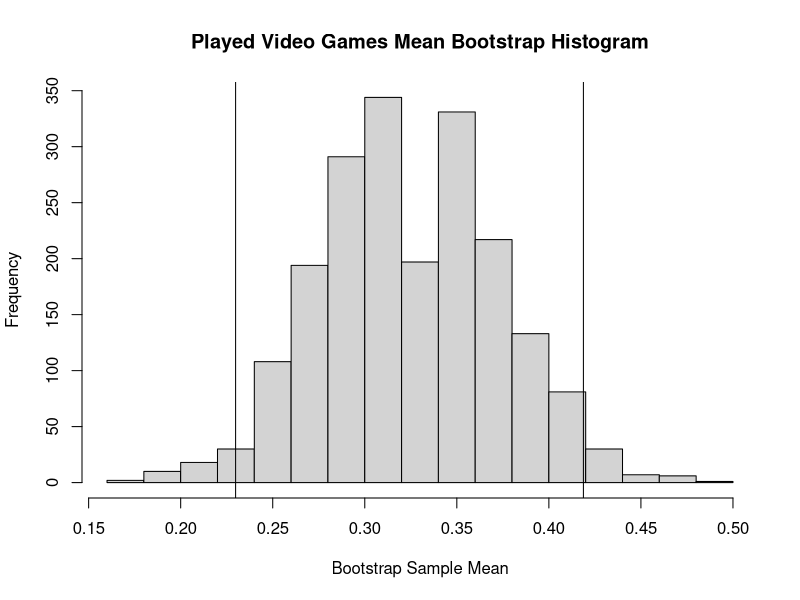
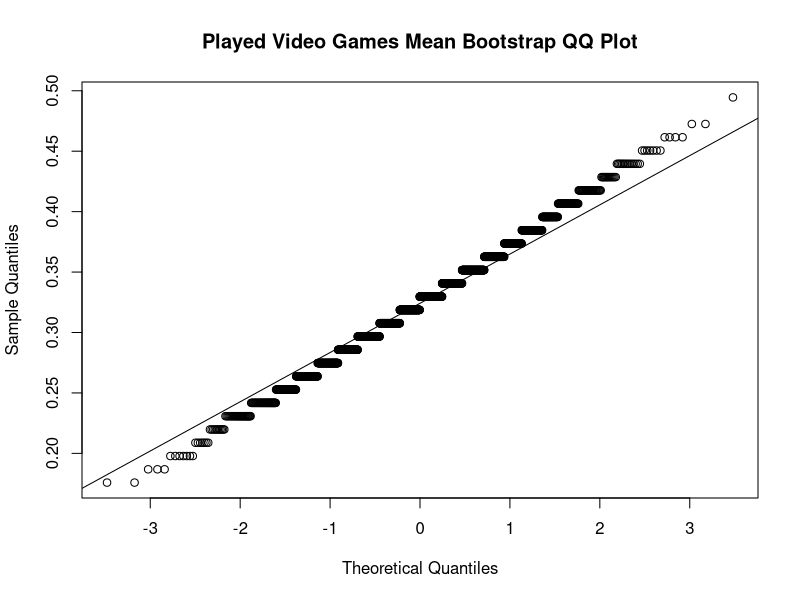
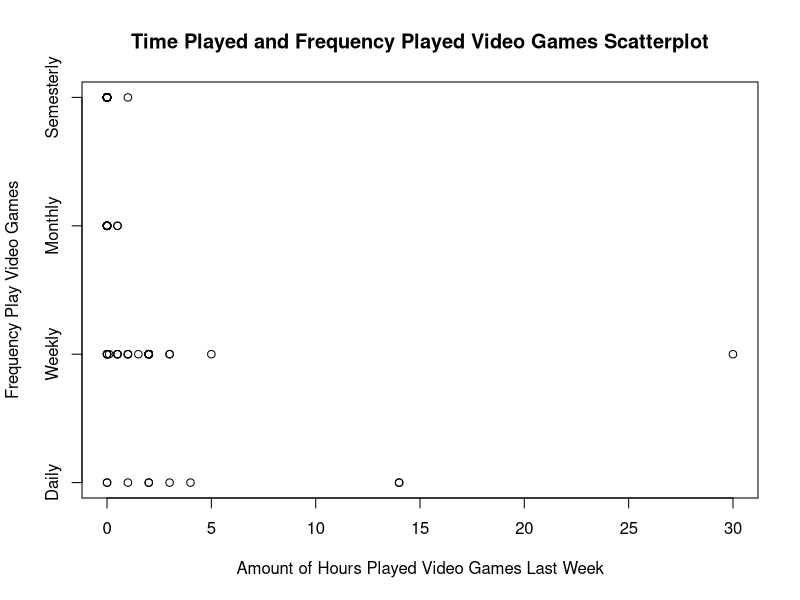
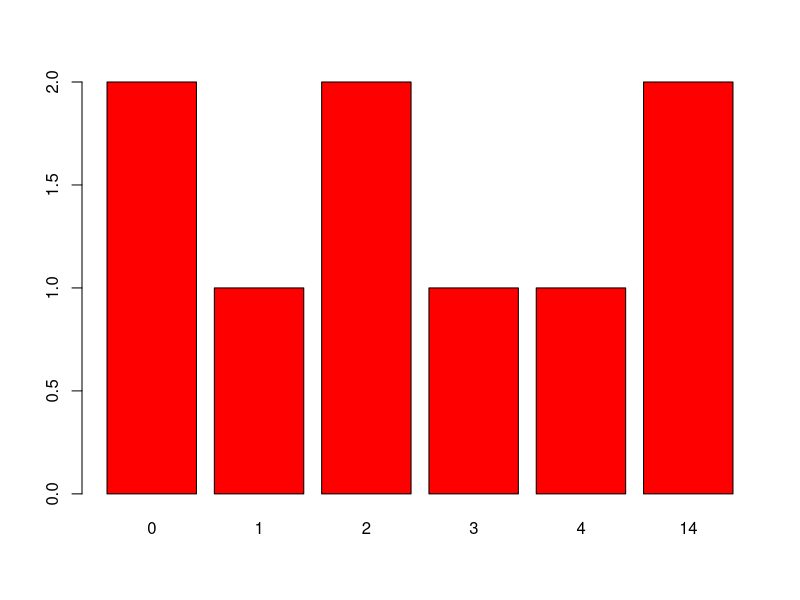
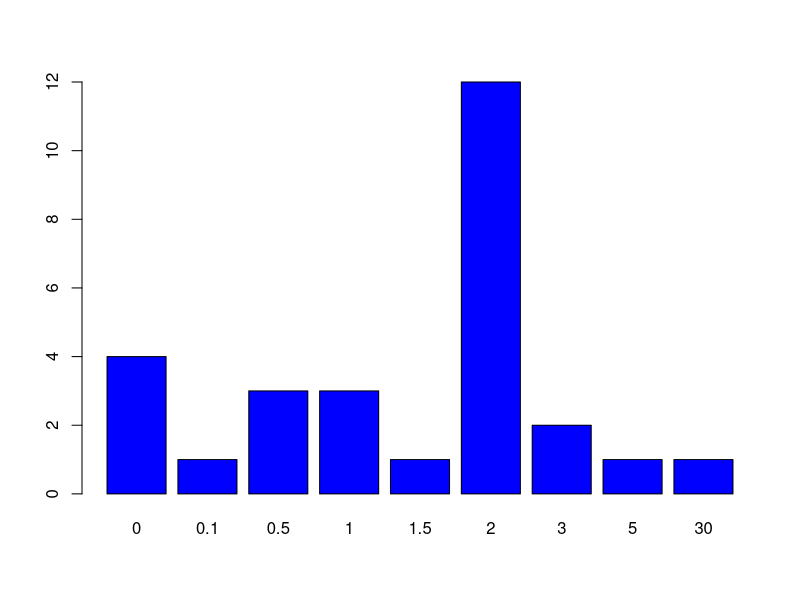
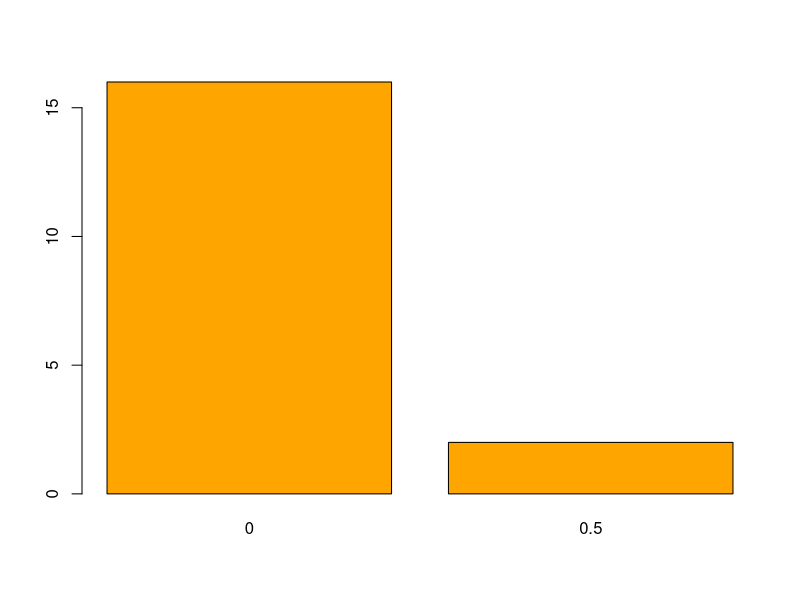
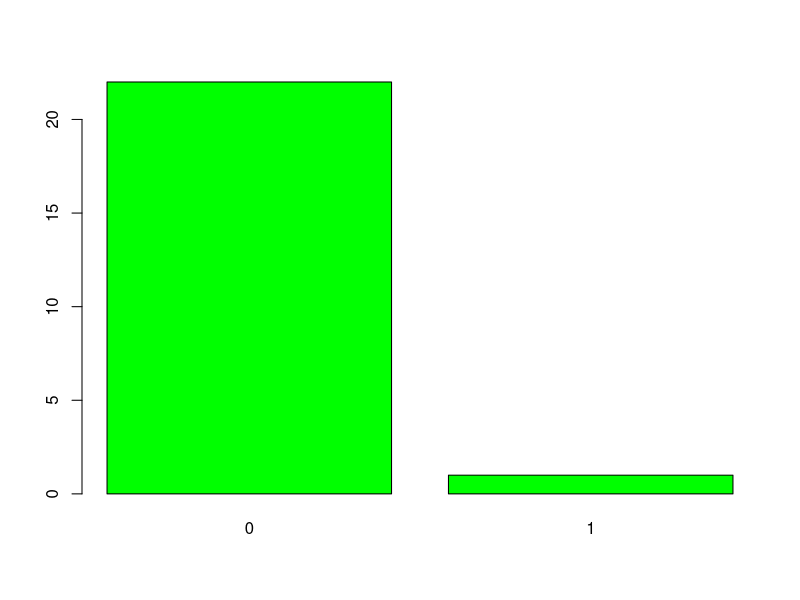
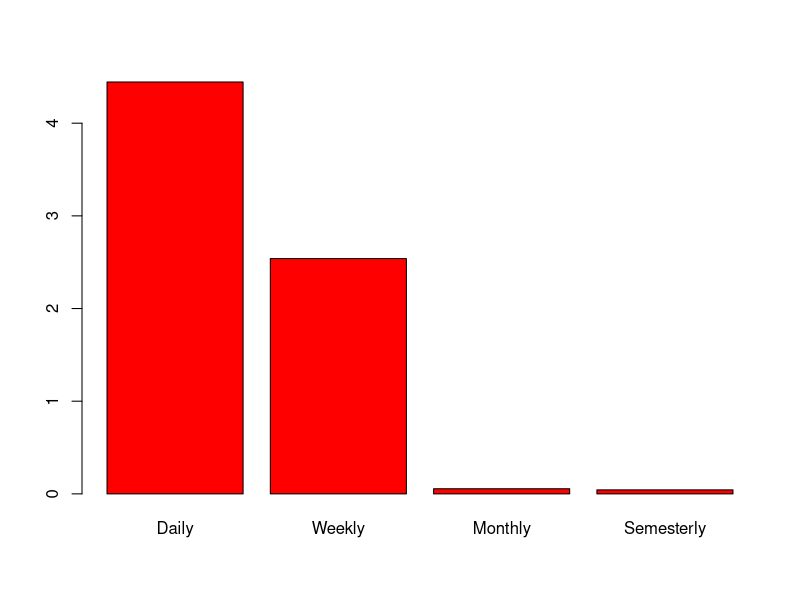

Source code (R) for these figures, in order: (Note: this script raises an error after producing the figures.)
## ---- chunk 1
# Read in the csv file 
video_df <- read.csv('data/video_fixed.csv')
# removes the last row (all NA values)
video_df <- video_df[-nrow(video_df),]
video_df
## ---- chunk 2
# Clean video multiple df
#read in csv file
video_multiple_df <- read.csv('data/video_multiple_fixed.csv')
#sets first row as col names
colnames(video_multiple_df) <- video_multiple_df[1,]
#removes the first row
video_multiple_df <- video_multiple_df[-1, ] 
video_multiple_df
## ---- chunk 3
# Clean video_df
video_df$like[video_df$like==99] <- NA
video_df$where[video_df$where==99] <- NA
video_df$freq[video_df$freq==99] <- NA
video_df$busy[video_df$busy==99] <- NA
video_df$educ[video_df$educ==99] <- NA
video_df$math[video_df$math==99] <- NA
video_df$work[video_df$work==99] <- NA
video_df$cdrom[video_df$cdrom==99] <- NA
## ---- chunk 4
#SCENARIO 1
played.videogames <- video_df$time
played.videogames[played.videogames > 0] <- 1
played.mean <-mean(played.videogames)
#showing mean of binary variable is equivalent to (#ofstudentsthatplayed)/(#ofstudents) 
played <- as.double(table(played.videogames[played.videogames==1]))
played/91==played.mean
#Confidence interval for discrete var "played.videogames" with finite population correction
width <- 1.96 * sqrt(played.mean*(1-played.mean)*(314-91)/((91-1)*314))
int.played <- c(played.mean - width, played.mean + width)
int.played
#BOOTSTRAPPING
n <- 91
N = 314
ind.boot <- sample.int(n, size=N, replace=TRUE)
boot.played.videogames <- played.videogames[ind.boot]
B <- 2000
boot.played.videogames.mean <- rep(NA, B)
for(i in 1:B) {
        ind <- sample.int(N, size=n, replace=TRUE)
        boot <- boot.played.videogames[ind]
        boot.played.videogames.mean[i] <- mean(boot)
}


# Fraction of kids that played video games the week before the test
sample.mean <- mean(played.videogames)
sample.mean
# Estimate of fraction of kids that played vgs before the test using bootstrap
bootstrap.mean <- mean(boot.played.videogames.mean)
bootstrap.mean
# Confidence Interval (Bootstrap Sample Means)
boot.played.videogames.sd <- sd(boot.played.videogames.mean)
boot.played.videogames.sd

boot.played.videogames.ci <- c(bootstrap.mean - 1.96*boot.played.videogames.sd, bootstrap.mean + 1.96*boot.played.videogames.sd)
# Confidence Interval = 95% (Where z = 1.96)
boot.played.videogames.ci

# 0.025-quantile and 0.975 quantile of the bootstrap sample means (Interval Estimate)
boot.played.videogames.qqi <- c(quantile(bootstrap.mean, 0.025), quantile(bootstrap.mean, 0.975))
boot.played.videogames.qqi

# Check Normality by  Kolmogorov-Smirnov test [Lab 3]
# ks.test((boot.mean - mean(boot.mean))/sd(boot.mean), pnorm)
ks.test(((boot.played.videogames.mean - bootstrap.mean)/boot.played.videogames.sd), pnorm)

# Create directory to save graphs 
dir.create(file.path("graphs"), showWarnings = FALSE)


# Histrogram Plot Generation
hist(boot.played.videogames.mean, main="Played Video Games Mean Bootstrap Histogram", xlab="Bootstrap Sample Mean")
# add lines for bootsrap CI
abline(v=boot.played.videogames.ci[1])
abline(v=boot.played.videogames.ci[2])
dev.copy(png,'graphs/scen1histogram.png')
dev.off()
# QQ Plot Generations
qqnorm(boot.played.videogames.mean, main="Played Video Games Mean Bootstrap QQ Plot")
qqline(boot.played.videogames.mean)
dev.copy(png,'graphs/scen1qqline.png')
dev.off()
## ---- chunk 5
#SCENARIO 2
# video_df$freq[video_df$freq==99] <- NA
# col=brewer.pal(n = 3, name = "RdBu")
video_df


plot(video_df$time, video_df$freq, main="Time Played and Frequency Played Video Games Scatterplot", 
        xlab="Amount of Hours Played Video Games Last Week", ylab="Frequency Play Video Games", yaxt="n")
axis(2, at=1:4, labels=list("Daily", "Weekly", "Monthly", "Semesterly"))
dev.copy(png,'graphs/scen2scatter.png')
dev.off()

cor(video_df$time, video_df$freq, use = "complete.obs")

## Too low to mean anything
## result of bias to the data as asked about playing video games the week before a midterm. 



#barplots to show sample distrubitions of hours played last week grouped by frequency played games
#Axis names needed!!!
barplot(with(video_df, table(freq[video_df$freq==1], time[video_df$freq==1])), col="red")
barplot(with(video_df, table(freq[video_df$freq==2], time[video_df$freq==2])), col="blue")
barplot(with(video_df, table(freq[video_df$freq==3], time[video_df$freq==3])), col="orange")
barplot(with(video_df, table(freq[video_df$freq==4], time[video_df$freq==4])), col="green",)

time.means.by.freq <- matrix(c(mean(video_df$time[video_df$freq==1], na.rm=TRUE),
        mean(video_df$time[video_df$freq==2], na.rm=TRUE),
        mean(video_df$time[video_df$freq==3], na.rm=TRUE),
        mean(video_df$time[video_df$freq==4], na.rm=TRUE)),
        ncol=4,byrow=TRUE)
colnames(time.means.by.freq) <- c("Daily", "Weekly", "Monthly", "Semesterly")
rownames(time.means.by.freq) <- c("Mean Time Played")
time.means.by.freq <- as.table(time.means.by.freq)
time.means.by.freq
barplot(time.means.by.freq, col=c("red", "blue", "orange", "green"))
# FIX COLORS
# ADD MEAN NUMBERS ON TOP
# text(x,y+2,labels=as.character(y))
## ---- chunk 6
#SCENARIO 3
#point estimate for mean of time 
mean.time <- mean(video_df$time)
mean.time
#constructing confidence interval for mean of time, continuous variable 
width <- 1.96 *sd(video_df$time)* sqrt((314-91)/((91)*314))
int.time <- c(mean.time - width, mean.time + width)
int.time
#Distribution of time
hist(video_df$time,breaks = 20, probability = TRUE, density = 40, col = 7, border = 3)
lines(density(video_df$time, adjust = 2),lwd=2, col = 2)
qqnorm(video_df$time)
qqline(video_df$time,lwd=2, col=2)
#constructing bootstrap estimate
#creating bootstrap population
ind.boot <- sample.int(91, size=314, replace=TRUE)
time.boot <- video_df$time[ind.boot]
#generating bootstrap sample means
B <- 2000
boot.sample.mean <- rep(NA, B)
for(i in 1:B){
  ind <- sample.int(314, size=91, replace=FALSE)
  boot <- time.boot[ind]
  boot.sample.mean[i] <- mean(boot)
}
#Distribution of bootstrap sample means 
hist(boot.sample.mean,breaks = 20, probability = TRUE, density = 40, col = 7, border = 3)
lines(density(boot.sample.mean, adjust = 2),lwd=2, col = 2)
qqnorm(boot.sample.mean)
qqline(boot.sample.mean,lwd=2, col=2)
#point estimate for mean from bootstrap 
time.mean.boot <- mean(boot.sample.mean)
time.mean.boot
#constructing confidence interval using bootstrap means
time.int.boot <- c(time.mean.boot - 1.96*sd(boot.sample.mean), time.mean.boot + 1.96*sd(boot.sample.mean))
time.int.boot

## ---- chunk 7
#SCENARIO 4
#creates variable "likesGame" which equals 1 if "like" != 1 or 5, 0 else (NA's remain) 
video_df['likesGame'] <- rep(NA, dim(video_df)[1])
for(i in 1:dim(video_df)[1]){
  like <- video_df[i, 'like']
  if(like==0 & !is.na(like) || like==5 & !is.na(like)){
    video_df[i, 'likesGame'] = 0
  }else if(is.na(like)){
    video_df[i, 'likesGame'] = NA
  }else{
    video_df[i, 'likesGame'] = 1
  }
}
#Finds mean of likesGames, indicating portion of students that at least somewhat like videogames
mean.likesGame <- mean(video_df$likesGame, na.rm = TRUE)
mean.likesGame
#Confidence interval for discrete var "likesGames" with finite population correction
width <- 1.96 * sqrt(mean.likesGame*(1-mean.likesGame)*(314-91)/((91-1)*314))
int.likesGame <- c(mean.likesGame - width, mean.likesGame + width)
int.likesGame
#instances of "relax" reason for playing video games
relax <- as.double(table(video_multiple_df$relax[video_multiple_df$relax==1]))
#instances of "grahics" reason for playing video games
graphics <- as.double(table(video_multiple_df$graphic[video_multiple_df$graphic==1]))
#instances of "master" reason for playing video games
master <- as.double(table(video_multiple_df$master[video_multiple_df$master==1]))
#instances of "bored" reason for playing video games
bored <- as.double(table(video_multiple_df$bored[video_multiple_df$bored==1]))
#instances of "challenge" reason for playing video games
challenge <- as.double(table(video_multiple_df$challenge[video_multiple_df$challenge==1]))
#instances of "coordination" reason for playing video games
coord <- as.double(table(video_multiple_df$coord[video_multiple_df$coord==1]))
#creates vector of each reason instance
reasons <- c(relax,graphics,master,bored,challenge,coord)
#attaches reason name to each instance sum
names(reasons) <- c("relax","graphics","master","bored","challenge","coord")
#sorted display of the reasons and summed instances
sort(reasons, decreasing = TRUE)

#Calculate mean of each discrete (binary) variable of interest
mean.relax <- mean(as.numeric(video_multiple_df$relax), na.rm = TRUE)
mean.graphic <- mean(as.numeric(video_multiple_df$graphic), na.rm = TRUE)
mean.master <- mean(as.numeric(video_multiple_df$master), na.rm = TRUE)
mean.bored <- mean(as.numeric(video_multiple_df$bored), na.rm = TRUE)
mean.challenge <- mean(as.numeric(video_multiple_df$challenge), na.rm = TRUE)
mean.coord <- mean(as.numeric(video_multiple_df$coord), na.rm = TRUE)
#Confidence intervals for above discrete vars  with finite population correction, adjusted for NAs:91->87
widthRelax <- 1.96 * sqrt(mean.relax*(1-mean.relax)*(314-87)/((87-1)*314))
int.relax <- c(mean.relax - widthRelax, mean.relax + widthRelax)
mean.relax
int.relax
widthGraphic <- 1.96 * sqrt(mean.graphic*(1-mean.graphic)*(314-87)/((87-1)*314))
int.graphic <- c(mean.graphic - widthGraphic, mean.graphic + widthGraphic)
mean.graphic
int.graphic
widthMaster <- 1.96 * sqrt(mean.master*(1-mean.master)*(314-87)/((87-1)*314))
int.master <- c(mean.master - widthMaster, mean.master + widthMaster)
mean.master
int.master
widthBored <- 1.96 * sqrt(mean.bored*(1-mean.bored)*(314-87)/((87-1)*314))
int.bored <- c(mean.bored - widthBored, mean.bored + widthBored)
mean.bored
int.bored
widthChallenge <- 1.96 * sqrt(mean.challenge*(1-mean.challenge)*(314-87)/((87-1)*314))
int.challenge <- c(mean.challenge - widthChallenge, mean.challenge + widthChallenge)
mean.challenge
int.challenge
widthCoord <- 1.96 * sqrt(mean.coord*(1-mean.coord)*(314-87)/((87-1)*314))
int.coord <- c(mean.coord - widthCoord, mean.coord + widthCoord)
mean.coord
int.coord

#Below we see find the most prominent reasons why students don't like vdgm.'s
#instances of "time" reason for not playing video games
time <- as.double(table(video_multiple_df$time[video_multiple_df$time==1]))
#instances of "frust" reason for playing video games
frust <- as.double(table(video_multiple_df$frust[video_multiple_df$frust==1]))
#instances of "lonely" reason for playing video games
lonely <- as.double(table(video_multiple_df$lonely[video_multiple_df$lonely==1]))
#instances of "rules" reason for playing video games
rules <- as.double(table(video_multiple_df$rules[video_multiple_df$rules==1]))
#instances of "cost" reason for playing video games
cost <- as.double(table(video_multiple_df$cost[video_multiple_df$cost==1]))
#instances of "boring" reason for playing video games
boring <- as.double(table(video_multiple_df$boring[video_multiple_df$boring==1]))
#instances of "friends don't play" reason for playing video games
friends <- as.double(table(video_multiple_df$friends[video_multiple_df$friends==1]))
#instances of "pointless" reason for playing video games
pointless <- as.double(table(video_multiple_df$point[video_multiple_df$point==1]))
#creates vector of each dislike reason instance
dislikeReasons <- c(time,frust,lonely,rules,cost,boring, friends,pointless)
#attaches reason name to each instance sum
names(dislikeReasons) <- c("time","frust","lonely","rules","cost","boring","friends","pointless")
#sorted display of the reasons and summed instances
sort(dislikeReasons, decreasing = TRUE)
#Calculate mean of each discrete (binary) variable of interest
mean.time <- mean(as.numeric(video_multiple_df$time), na.rm = TRUE)
mean.frust <- mean(as.numeric(video_multiple_df$frust), na.rm = TRUE)
mean.lonely <- mean(as.numeric(video_multiple_df$lonely), na.rm = TRUE)
mean.rules <- mean(as.numeric(video_multiple_df$rules), na.rm = TRUE)
mean.cost <- mean(as.numeric(video_multiple_df$cost), na.rm = TRUE)
mean.boring <- mean(as.numeric(video_multiple_df$boring), na.rm = TRUE)
mean.friends <- mean(as.numeric(video_multiple_df$friends), na.rm = TRUE)
mean.point <- mean(as.numeric(video_multiple_df$point), na.rm = TRUE)
#Confidence intervals for above discrete vars  with finite population correction
widthTime <- 1.96 * sqrt(mean.time*(1-mean.time)*(314-91)/((91-1)*314))
int.time <- c(mean.time - widthTime, mean.time + widthTime)
mean.time
int.time
widthFrust <- 1.96 * sqrt(mean.frust*(1-mean.frust)*(314-91)/((91-1)*314))
int.frust <- c(mean.frust - widthFrust, mean.frust + widthFrust)
mean.frust
int.frust
widthLonely <- 1.96 * sqrt(mean.lonely*(1-mean.lonely)*(314-91)/((91-1)*314))
int.lonely <- c(mean.lonely - widthLonely, mean.lonely + widthLonely)
mean.lonely
int.lonely
widthRules <- 1.96 * sqrt(mean.rules*(1-mean.rules)*(314-91)/((91-1)*314))
int.rules <- c(mean.rules - widthRules, mean.rules + widthRules)
mean.rules
int.rules
widthCost <- 1.96 * sqrt(mean.cost*(1-mean.cost)*(314-91)/((91-1)*314))
int.cost <- c(mean.cost - widthCost, mean.cost + widthCost)
mean.cost
int.cost
widthBoring <- 1.96 * sqrt(mean.boring*(1-mean.boring)*(314-91)/((91-1)*314))
int.boring <- c(mean.boring - widthBoring, mean.boring + widthBoring)
mean.boring
int.boring
widthFriends <- 1.96 * sqrt(mean.friends*(1-mean.friends)*(314-91)/((91-1)*314))
int.friends <- c(mean.friends - widthFriends, mean.friends + widthFriends)
mean.friends
int.friends
widthPoint <- 1.96 * sqrt(mean.point*(1-mean.point)*(314-91)/((91-1)*314))
int.point <- c(mean.point - widthPoint, mean.point + widthPoint)
mean.point
int.point

#Below is contsruction of regression tree (moved to scenario 5)
#create variable "works" where value of 1 indicates student worked during that week, 0 otherwise
#video_df$works <- ifelse(video_df$work>0,1,0)
#Creating regression tree for "likesGame" (requires "rpart" and "rpart.plot" packages)
#video_df.tree <- rpart(likesGame~grade+sex+educ+math+works, data=video_df,method = "anova",control = rpart.control(minsplit = 10,cp=0.01))
#rpart.plot(video_df.tree)

## ---- chunk 8
#SCENARIO 6
#split into not played (5 and 1)
not_liked = video_df[video_df$like == 1 | video_df$like == 5,]
#split into played (2, 3, 4)
liked = video_df[video_df$like==2|video_df$like==2|video_df$like==3,]
barplot(table(not_liked$grade),names.arg=c('C','B','A'),col = c('red','blue','green') ,main= 'Distribution of Grades - Not Liked', border=TRUE,
        xlab='Grade Expected', ylab='count')
barplot(table(liked$grade),names.arg=c('C','B','A'),col = c('red','blue','green') ,main= 'Distribution of Grades - Liked', border=TRUE,
        xlab='Grade Expected', ylab='count')

## ---- chunk 9
#INDEP SCENARIO
educ1 = video_df[video_df$educ==1,]
educ0 = video_df[video_df$educ==0,]
   
barplot(table(educ0$grade),names.arg=c('C','B','A'),col = c('red','blue','green') ,main= 'Distribution of Grades - Not Educational', border=TRUE,
        xlab='Grade Expected', ylab='count')
barplot(table(educ1$grade),names.arg=c('C','B','A'),col = c('red','blue','green') ,main= 'Distribution of Grades - Educational', border=TRUE,
        xlab='Grade Expected', ylab='count')
